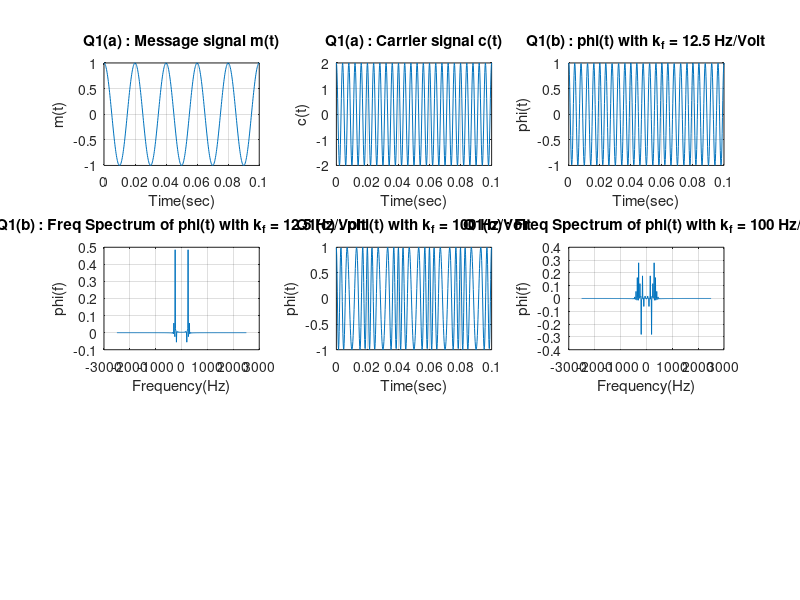

MATLAB code for this plot: (Note: this script raises an error after producing the figure.)
clc;clear;close all;

fm = 50;
fc = 250;
A_c = 2;
A_m = 1;
Sampling_rate = 5000;


% question 1 part (a) - message and carrier signal

t = 0:1/Sampling_rate:5/fm;
message_signal = A_m*cos(2*pi*fm*t);
subplot(3,3,1);
plot(t,message_signal);
grid on;
xlabel("Time(sec)");
ylabel("m(t)");
title("Q1(a) : Message signal m(t)");

carrier_signal = A_c*cos(2*pi*fc*t);
subplot(3,3,2);
plot(t,carrier_signal);
grid on;
xlabel("Time(sec)");
ylabel("c(t)");
title("Q1(a) : Carrier signal c(t)");


% question 1 part (b) - kf = 12.5 Hz/Volt

k_f = 12.5;
freq_modulated = fmmod(message_signal,fc,Sampling_rate,k_f);
subplot(3,3,3);
plot(t,freq_modulated);
grid on;
xlabel("Time(sec)");
ylabel("phi(t)");
title("Q1(b) : phi(t) with k_f = 12.5 Hz/Volt");


freq = (-Sampling_rate/2:10:Sampling_rate/2);
fft_freq_modulated = fftshift(fft(freq_modulated));

subplot(3,3,4);
plot(freq,(fft_freq_modulated/length(freq)));
grid on;
title("Q1(b) : Freq Spectrum of phi(t) with k_f = 12.5 Hz/Volt");
xlabel("Frequency(Hz)");
ylabel("phi(f)");


% question 1 part (c) - kf = 100 Hz/Volt

k_f = 100;
freq_modulated_1 = fmmod(message_signal,fc,Sampling_rate,k_f);
subplot(3,3,5);
plot(t,freq_modulated_1);
grid on;
xlabel("Time(sec)");
ylabel("phi(t)");
title("Q1(c) : phi(t) with k_f = 100 Hz/Volt");


freq = (-Sampling_rate/2:10:Sampling_rate/2);
fft_freq_modulated_1 = fftshift(fft(freq_modulated_1));

subplot(3,3,6);
plot(freq,(fft_freq_modulated_1/length(freq)));
grid on;
title("Q1(c) : Freq Spectrum of phi(t) with k_f = 100 Hz/Volt");
xlabel("Frequency(Hz)");
ylabel("phi(f)");

% question 1 part (e) - demodulated signal of kf = 100 Hz/Volt

k_f = 100;
demodulated_signal = fmdemod(freq_modulated_1,fc,Sampling_rate,k_f);
subplot(3,3,7);
plot(t,demodulated_signal);
grid on;
xlabel("Time(sec)");
ylabel("demodulated signal");
title("Q1(e) : demodulated signal with k_f = 100 Hz/Volt");

% question 1 part (d) - calculating power and bandwidth

disp("The power values ranging from 12.5 to 100 Hz/Volt :");

R = 1;

for i = 13:100
    
    k_f = i;
    beta = A_m*k_f/fm;
    
    if beta > 1                   % for wideband
        power = A_c*A_c/2*R;
        disp(power);
    end
    
    if beta <= 1                  % for narrowband
        power = A_c*A_c/2*R*(1+beta*beta/2);
        disp(power);
    end
           
end

disp("The bandwidth values ranging from 12.5 to 100 Hz/Volt :");

for i = 13:100
    
    k_f = i;
    beta = A_m*k_f/fm;
    
    if beta > 1                   % for wideband
        bw = 2*(beta + 1)*fm;
        disp(bw);
    end
    
    if beta <= 1                  % for narrowband
        bw = 2*fm;
        disp(bw);
    end
           
end